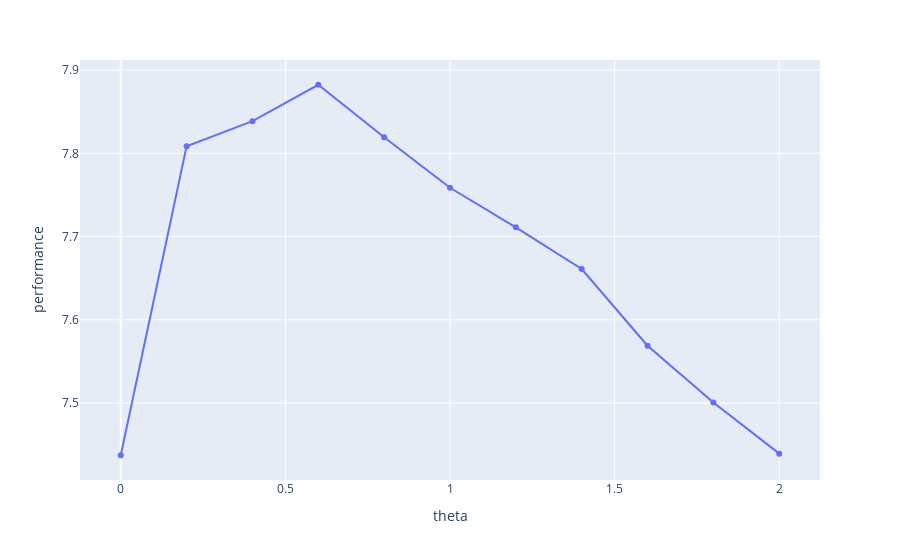

This figure's notebook cell:
### Markdown cell above
## Exercise 2
In this exercise we investigate the interval estimation policy. We are going to evaluate it for three different sets of thruths. For each of the three cases run a grid search for $\theta=0.0,0.2,\dots,2.0$ with 10000 iterations and plot the average performance against the value of $\theta$.

1. Use the values for `S0` and `mu_truth` just as given at the beginning of the notebook (you can even reuse the model object). 
2. Let $\mu_x^0$ be your initial belief about the performance of drug $x$. Use $\mu_x^0$ as given in `S0` above but simulate the truth by taking a sample of a uniform distribution on the interval $[0.5\mu_x^0, 1.5\mu_x^0]$. This is an example of having a prior distribution of belief (in this case, that is normally distributed) but sampling the truth from a different distribution (that is uniformly distributed around the mean).
3. Set `S0` such that the prior is $\mu_x^0=0.3$ for all five drugs $x$ with initial standard deviation $\sigma_x^0=0.1$. Sample `mu_truth` for all five drugs uniformly from the interval $[0.15,0.45]$.

What conclusions can you draw from each of the plots?

### Code cell
grid = {"theta": np.linspace(0,2,11)}

# 2.1
S0 = {
    "M":    [0.32, 0.12],
    "Sens": [0.28, 0.09],
    "Secr": [0.3, 0.17],
    "AGI":  [0.26, 0.15],
    "PA":   [0.21, 0.11],
}

mu_truth = {
    "M":    scipy.stats.uniform(loc=0.3, scale=0.0),
    "Sens": scipy.stats.uniform(loc=0.2, scale=0.0),
    "Secr": scipy.stats.uniform(loc=0.4, scale=0.0),
    "AGI":  scipy.stats.uniform(loc=0.33, scale=0.0),
    "PA":   scipy.stats.uniform(loc=0.35, scale=0.0),
}

model_1 = mddm.MedicalDecisionDiabetesModel(S0=S0, mu_truth=mu_truth, sigma_W=0.05, T=20)
ie_policy_1 = mddp.IE(model_1, theta=1)
result_1 = util.grid_search(grid=grid, policy=ie_policy_1, n_iterations=1000)
px.line(data_frame=result_1["all_runs"], x="theta", y="performance", markers=True)

### Figure 1 — Plotly figure (JSON) as saved in the notebook; plotly's stock layout.template omitted (floating-point values rounded to 4 significant figures)
{"data": [{"hovertemplate": "theta=%{x}<br>performance=%{y}<extra></extra>", "legendgroup": "", "line": {"color": "#636efa", "dash": "solid"}, "marker": {"symbol": "circle"}, "mode": "lines+markers", "name": "", "orientation": "v", "showlegend": false, "type": "scatter", "x": [0, 0.2, 0.4, 0.6, 0.8, 1, 1.2, 1.4, 1.6, 1.8, 2], "xaxis": "x", "y": [7.437, 7.808, 7.839, 7.882, 7.819, 7.759, 7.711, 7.661, 7.569, 7.501, 7.439], "yaxis": "y"}], "layout": {"legend": {"tracegroupgap": 0}, "margin": {"t": 60}, "xaxis": {"anchor": "y", "domain": [0, 1], "title": {"text": "theta"}}, "yaxis": {"anchor": "x", "domain": [0, 1], "title": {"text": "performance"}}}}
